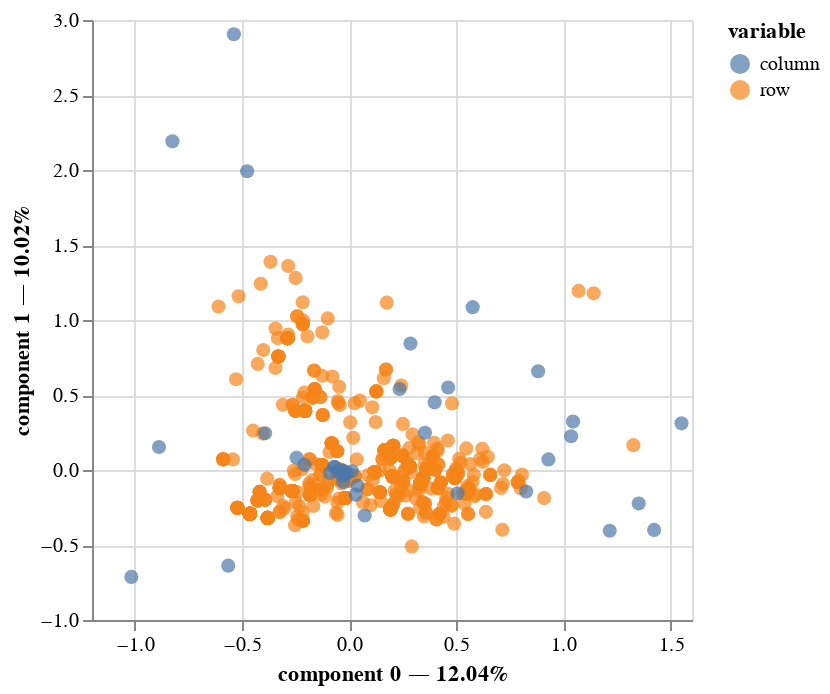

Source (notebook cell):
### Code cell
# MCA analysis on genes
genes = df.iloc[:, 3:-5]
mca = prince.MCA(one_hot=False)
mca = prince.MCA(n_components=2).fit(genes)
mca.plot(genes)

### Figure 1 — Vega-Lite specification as saved in the notebook (floating-point values rounded to 4 significant figures; data arrays with more than 128 entries replaced by an {"elided": "..."} marker saying what was removed)
{"config": {"view": {"continuousWidth": 300, "continuousHeight": 300}}, "layer": [{"data": {"name": "data-09812b11f28d7d0e08c1bc97dd1c678a"}, "mark": {"type": "circle", "size": 50}, "encoding": {"color": {"field": "variable", "type": "nominal"}, "tooltip": [{"field": "variable", "type": "nominal"}, {"field": "value", "type": "nominal"}, {"field": "component 0", "type": "quantitative"}, {"field": "component 1", "type": "quantitative"}], "x": {"axis": {"title": "component 0 — 12.04%"}, "field": "component 0", "scale": {"zero": false}, "type": "quantitative"}, "y": {"axis": {"title": "component 1 — 10.02%"}, "field": "component 1", "scale": {"zero": false}, "type": "quantitative"}}, "name": "view_3"}, {"data": {"name": "data-e717bc6a89e1782e909d4f0eacac2f88"}, "mark": {"type": "circle", "size": 50}, "encoding": {"color": {"field": "variable", "type": "nominal"}, "tooltip": [{"field": "variable", "type": "nominal"}, {"field": "value", "type": "nominal"}, {"field": "component 0", "type": "quantitative"}, {"field": "component 1", "type": "quantitative"}], "x": {"axis": {"title": "component 0 — 12.04%"}, "field": "component 0", "scale": {"zero": false}, "type": "quantitative"}, "y": {"axis": {"title": "component 1 — 10.02%"}, "field": "component 1", "scale": {"zero": false}, "type": "quantitative"}}}], "params": [{"name": "param_3", "select": {"type": "interval", "encodings": ["x", "y"]}, "bind": "scales", "views": ["view_3"]}], "$schema": "https://vega.github.io/schema/vega-lite/v5.16.3.json", "datasets": {"data-09812b11f28d7d0e08c1bc97dd1c678a": {"elided": "840 records"}, "data-e717bc6a89e1782e909d4f0eacac2f88": [{"component 0": 0.8261, "component 1": -0.143, "variable": "column", "value": "IDH1_0", "label": "IDH1_0"}, {"component 0": -0.8873, "component 1": 0.1536, "variable": "column", "value": "IDH1_1", "label": "IDH1_1"}, {"component 0": 0.3991, "component 1": 0.4509, "variable": "column", "value": "TP53_0", "label": "TP53_0"}, {"component 0": -0.5643, "component 1": -0.6375, "variable": "column", "value": "TP53_1", "label": "TP53_1"}, {"component 0": 0.3539, "component 1": 0.2482, "variable": "column", "value": "ATRX_0", "label": "ATRX_0"}, {"component 0": -1.016, "component 1": -0.7126, "variable": "column", "value": "ATRX_1", "label": "ATRX_1"}, {"component 0": -0.2453, "component 1": 0.08165, "variable": "column", "value": "PTEN_0", "label": "PTEN_0"}, {"component 0": 1.216, "component 1": -0.4048, "variable": "column", "value": "PTEN_1", "label": "PTEN_1"}, {"component 0": -0.2079, "component 1": 0.03431, "variable": "column", "value": "EGFR_0", "label": "EGFR_0"}, {"component 0": 1.351, "component 1": -0.223, "variable": "column", "value": "EGFR_1", "label": "EGFR_1"}, {"component 0": 0.07249, "component 1": -0.3033, "variable": "column", "value": "CIC_0", "label": "CIC_0"}, {"component 0": -0.4761, "component 1": 1.992, "variable": "column", "value": "CIC_1", "label": "CIC_1"}, {"component 0": -0.06685, "component 1": 0.02046, "variable": "column", "value": "MUC16_0", "label": "MUC16_0"}, {"component 0": 0.5061, "component 1": -0.1549, "variable": "column", "value": "MUC16_1", "label": "MUC16_1"}, {"component 0": -0.02724, "component 1": -0.08019, "variable": "column", "value": "PIK3CA_0", "label": "PIK3CA_0"}, {"component 0": 0.2863, "component 1": 0.8426, "variable": "column", "value": "PIK3CA_1", "label": "PIK3CA_1"}, {"component 0": -0.08978, "component 1": -0.01948, "variable": "column", "value": "NF1_0", "label": "NF1_0"}, {"component 0": 1.036, "component 1": 0.2248, "variable": "column", "value": "NF1_1", "label": "NF1_1"}, {"component 0": -0.03174, "component 1": -0.03778, "variable": "column", "value": "PIK3R1_0", "label": "PIK3R1_0"}, {"component 0": 0.462, "component 1": 0.55, "variable": "column", "value": "PIK3R1_1", "label": "PIK3R1_1"}, {"component 0": 0.03045, "component 1": -0.1644, "variable": "column", "value": "FUBP1_0", "label": "FUBP1_0"}, {"component 0": -0.5379, "component 1": 2.905, "variable": "column", "value": "FUBP1_1", "label": "FUBP1_1"}, {"component 0": -0.07117, "component 1": 0.01998, "variable": "column", "value": "RB1_0", "label": "RB1_0"}, {"component 0": 1.423, "component 1": -0.3996, "variable": "column", "value": "RB1_1", "label": "RB1_1"}, {"component 0": 0.03907, "component 1": -0.1038, "variable": "column", "value": "NOTCH1_0", "label": "NOTCH1_0"}, {"component 0": -0.8246, "component 1": 2.192, "variable": "column", "value": "NOTCH1_1", "label": "NOTCH1_1"}, {"component 0": -0.008422, "component 1": -0.01931, "variable": "column", "value": "BCOR_0", "label": "BCOR_0"}, {"component 0": 0.2355, "component 1": 0.54, "variable": "column", "value": "BCOR_1", "label": "BCOR_1"}, {"component 0": -0.03088, "component 1": -0.002345, "variable": "column", "value": "CSMD3_0", "label": "CSMD3_0"}, {"component 0": 0.9298, "component 1": 0.07061, "variable": "column", "value": "CSMD3_1", "label": "CSMD3_1"}, {"component 0": 0.01302, "component 1": -0.008144, "variable": "column", "value": "SMARCA4_0", "label": "SMARCA4_0"}, {"component 0": -0.3922, "component 1": 0.2452, "variable": "column", "value": "SMARCA4_1", "label": "SMARCA4_1"}, {"component 0": -0.05151, "component 1": -0.01033, "variable": "column", "value": "GRIN2A_0", "label": "GRIN2A_0"}, {"component 0": 1.551, "component 1": 0.3111, "variable": "column", "value": "GRIN2A_1", "label": "GRIN2A_1"}, {"component 0": -0.01623, "component 1": -0.03056, "variable": "column", "value": "IDH2_0", "label": "IDH2_0"}, {"component 0": 0.5765, "component 1": 1.086, "variable": "column", "value": "IDH2_1", "label": "IDH2_1"}, {"component 0": -0.02483, "component 1": -0.01853, "variable": "column", "value": "FAT4_0", "label": "FAT4_0"}, {"component 0": 0.8819, "component 1": 0.6583, "variable": "column", "value": "FAT4_1", "label": "FAT4_1"}, {"component 0": -0.0281, "component 1": -0.008685, "variable": "column", "value": "PDGFRA_0", "label": "PDGFRA_0"}, {"component 0": 1.045, "component 1": 0.3229, "variable": "column", "value": "PDGFRA_1", "label": "PDGFRA_1"}]}}
